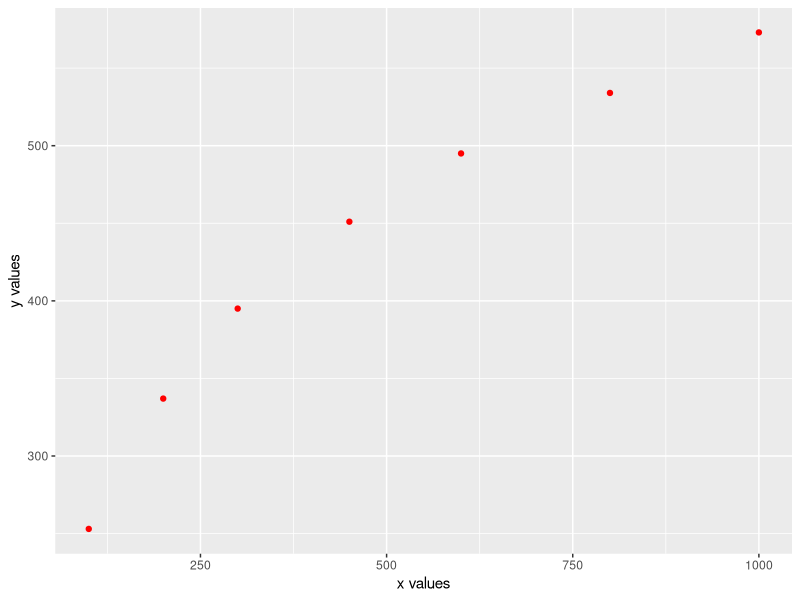
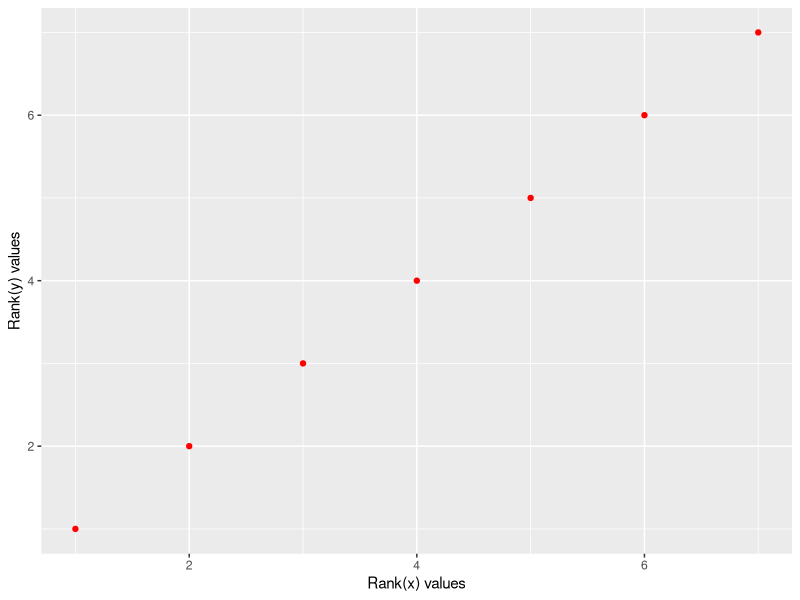

Here is the R script that generated these plots, in order: (Note: this script raises an error after producing the figures.)
## ---- chunk 1

## ---- chunk 2
library(ggplot2)

#### Graphe de y en fonction de x 

# x = c(1000, 800, 600, 450, 300, 200, 100)
# y = c(573, 534, 495, 451, 395, 337, 253)


d <- data.frame(x = c(1000, 800, 600, 450, 300, 200, 100),
                y = c(573, 534, 495, 451, 395, 337, 253))


ggplot(d) +
  aes(x = x, y = y) +
  geom_point(colour = "red") +
  xlab("x values") +
  ylab("y values")



#### Graphe des rangs y en fonction des rangs x
# 
# xtilde = rank(x)
# ytilde = rank(y)

d2 <- data.frame(xtilde = rank(d$x),
                   ytilde = rank(d$y))

ggplot(d2) +
  aes(x = d2[,1], y = d2[,2]) +
  geom_point(colour = "red") +
  xlab("Rank(x) values") +
  ylab("Rank(y) values")
## ---- chunk 3
#### Création de fct pour les différentes corrélation 

S = function(x, y){
  sum((x - mean(x)) * (y - mean(y)))
}

## Correlation Bravais-Pearson
CorBP = function(x, y){
  S(x, y) / sqrt( S(x, x) * S(y, y) )
  
}

## Correlation Spearman
CorS = function(x, y){
  CorBP(rank(x), rank(y))
}

#### On peut comparer avec la fonction cor() déjà sur r

CorS(d$x, d$y) 
cor(d$x, d$y, method="spearman")
#> CorS(x, y) 
#[1] 1
#> cor(x, y, method="spearman")
#[1] 1


CorBP(d$x, d$y) 
cor(d$x, d$y, method="pearson")
#> CorBP(x, y) 
#[1] 0.9624807
#> cor(x, y, method="pearson")
#[1] 0.9624807



# verif ok 
## ---- chunk 4
sessioninfo::session_info(pkgs = "attached")
## ---- chunk 5

######################### Exercice 2 ###########################################
################################################################################


########### Question 1) ##############

library(ggplot2)

#### Graphe de y en fonction de x 

x = c(1000, 800, 600, 450, 300, 200, 100)
y = c(573, 534, 495, 451, 395, 337, 253)


d = as.data.frame(cbind(x,y))


ggplot(d) +
  aes(x = d[,1], y = d[,2]) +
  geom_point(colour = "red") +
  xlab("x values") +
  ylab("y values")



#### Graphe des rangs y en fonction des rangs x

xtilde = rank(x)
ytilde = rank(y)

d2 = as.data.frame(cbind(xtilde, ytilde))

ggplot(d2) +
  aes(x = d2[,1], y = d2[,2]) +
  geom_point(colour = "red") +
  xlab("Rank(x) values") +
  ylab("Rank(y) values")




########### Question 2) ##############

#### Création de fct pour les différentes corrélation 

S = function(x, y){
  sum((x - mean(x)) * (y - mean(y)))
}

## Correlation Bravais-Pearson
CorBP = function(x, y){
  S(x, y) / sqrt( S(x, x) * S(y, y) )
  
}

## Correlation Spearman
CorS = function(x, y){
  CorBP(rank(x), rank(y))
}

#### On peut comparer avec la fonction cor() déjà sur r

CorS(x, y) 
cor(x, y, method="spearman")
#> CorS(x, y) 
#[1] 1
#> cor(x, y, method="spearman")
#[1] 1


CorBP(x, y) 
cor(x, y, method="pearson")
#> CorBP(x, y) 
#[1] 0.9624807
#> cor(x, y, method="pearson")
#[1] 0.9624807



# verif ok 



########### Question 3) ##############


# Maintenant, au vu de l'alignement des points sur le graphes des rank, être proche  de 1 semble normal

# Le coeff de Spearman va regarder la monotonie (avec le rank) entre x et y et ici c'est monotone 

# On a une relation déterministe entre x et y. On peut donc écrire y = f(x)
